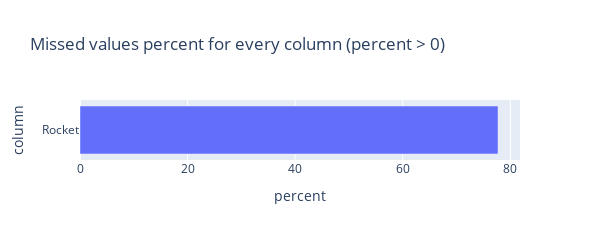

Notebook code cell kept with this figure:
### Markdown cell above
Let's see percent of NaNs for every column.

### Code cell
missed = pd.DataFrame()
missed['column'] = df.columns
percent = list()

for col in df.columns:
    percent.append(round(100* df[col].isnull().sum() / len(df), 2))

missed['percent'] = percent
missed = missed.sort_values('percent')
missed = missed[missed['percent']>0]

fig = px.bar(
    missed, 
    x='percent', 
    y="column", 
    orientation='h', 
    title='Missed values percent for every column (percent > 0)', 
    width=600,
    height=200 
)

fig.show()

### Figure 1 — Plotly figure (JSON) as saved in the notebook; plotly's stock layout.template omitted (floating-point values rounded to 4 significant figures)
{"data": [{"alignmentgroup": "True", "hovertemplate": "percent=%{x}<br>column=%{y}<extra></extra>", "legendgroup": "", "marker": {"color": "#636efa"}, "name": "", "offsetgroup": "", "orientation": "h", "showlegend": false, "textposition": "auto", "type": "bar", "x": [77.71], "xaxis": "x", "y": ["Rocket"], "yaxis": "y"}], "layout": {"barmode": "relative", "height": 200, "legend": {"tracegroupgap": 0}, "title": {"text": "Missed values percent for every column (percent > 0)"}, "width": 600, "xaxis": {"anchor": "y", "domain": [0, 1], "title": {"text": "percent"}}, "yaxis": {"anchor": "x", "domain": [0, 1], "title": {"text": "column"}}}}
